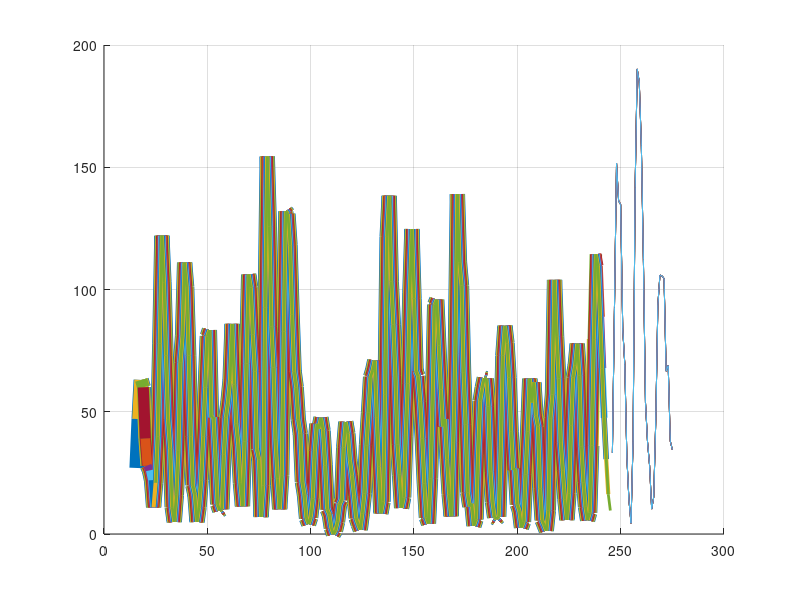

Write MATLAB code to recreate this figure.
clear all
close all
%% Setup
% FILENAME='3-project_time series data_students.xlsx';
% vector=xlsread(FILENAME,strcat('A1:A275'));
load('data.mat')
windowSize=15;
predictionSize=10;
testSize=30;
totalSize=windowSize+predictionSize;
vecLen=length(vector);
shiftSize=predictionSize-1;
totalShift=totalSize-1;
% figure(1);grid on;plot(vector);
%% Organize Data

trainStart=windowSize+1;
trainEnd=vecLen-testSize;

testStart= trainEnd+1;
testEnd= vecLen;

for i=trainStart+shiftSize:trainEnd
    trainData(:,i-windowSize-shiftSize)=vector(i-totalShift:i);
end

testData=vector(testStart:testEnd)';


fig10=figure(10);hold on;grid on;
set(fig10,'units','points','position',[200,550,1200,300])
% plot(vector);
for i=0:shiftSize
    plot((trainStart+i:trainEnd-shiftSize+i),trainData(windowSize+1+i,:)','lineWidth',predictionSize+1-i);
    plot((testStart:testEnd),testData)
    
end